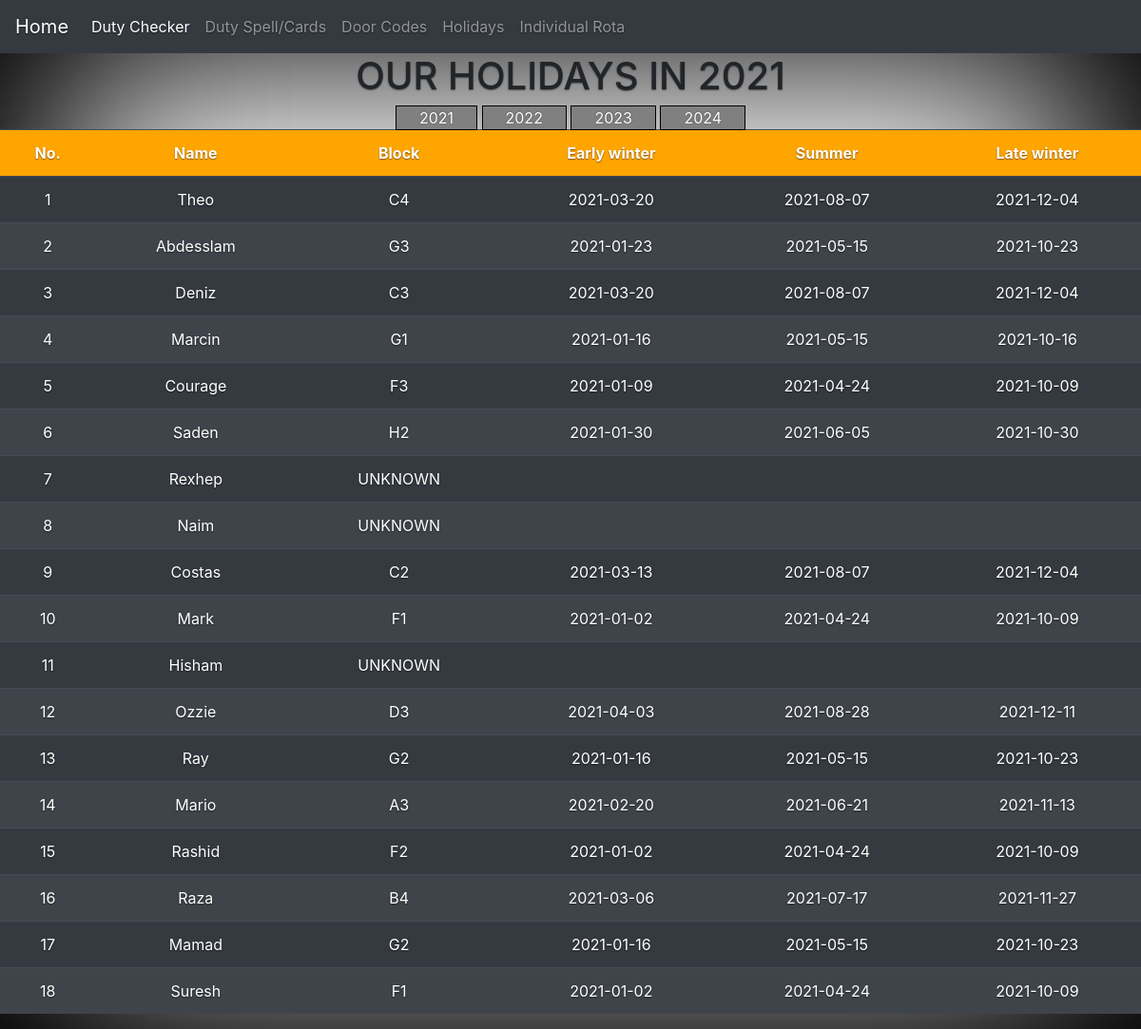
The app's page /holidays/2021 with its own data.
### tables this page shows
CREATE TABLE "drivers" (
	"rota_line"	INTEGER UNIQUE,
	"first"	TEXT,
	"last"	TEXT,
	"hol_block"	TEXT,
	PRIMARY KEY("rota_line"),
	FOREIGN KEY("hol_block") REFERENCES "early_winter"("block")
);

CREATE TABLE "early_winter" (
	"block"	TEXT,
	"2021"	NUMERIC,
	"2022"	NUMERIC,
	"2023"	NUMERIC,
	"2024"	NUMERIC,
	"summer_id"	TEXT,
	FOREIGN KEY("block") REFERENCES "late_winter"("block"),
	FOREIGN KEY("summer_id") REFERENCES "summer"("block"),
	PRIMARY KEY("block")
);

### flask_app.py (the view)
@app.route("/holidays/<year>")
def holidays(year):
    if year not in ('2021', '2022', '2023', '2024'):
        year = '2021'
    year = str(year)
    early = f"e.'{year}'"
    summer = f"s.'{year}'"
    late = f"l.'{year}'"
    c.execute(f'''SELECT d.rota_line, d.first, e.block, {early}, {summer}, {late}
    			 FROM early_winter AS e INNER JOIN summer AS s ON s.block = e.summer_id
    			 INNER JOIN late_winter AS l ON l.block = e.block
                 JOIN drivers AS d ON d.hol_block = e.block
    			 ORDER BY d.rota_line''')
    datas = c.fetchall()
    return render_template("holidays.html", datas=datas, year=year)

### templates/holidays.html
{% extends "layout.html" %}
{% block content %}
<div class="subpage">
 <h1>OUR HOLIDAYS IN {{ year }}</h1>
    <span>
        <a href="/holidays/2021">2021</a>
        <a href="/holidays/2022">2022</a>
        <a href="/holidays/2023">2023</a>
        <a href="/holidays/2024">2024</a>
    </span>
    <div class="table-responsive">
    <table class="table table-striped table-dark">
        <tr id="code-hol-head">
            <th>No.</th>
            <th>Name</th>
            <th>Block</th>
            <th>Early winter</th>
            <th>Summer</th>
            <th>Late winter</th>
        </tr>
        {% for i in range(0, 18)%}
        <tr>
            <td>{{ datas[i][0] }}</td>
            <td>{{ datas[i][1] }}</td>
            <td>{{ datas[i][2] }}</td>
            <td>{{ datas[i][3] }}</td>
            <td>{{ datas[i][4] }}</td>
            <td>{{ datas[i][5] }}</td>
        </tr>
        {% endfor %}
    </table>
    </div>
</div>
{% endblock content %}

### templates/layout.html (shortened to what this page needs)
<!doctype html>
<html lang="en">
  <head>
    <link rel="stylesheet" href="{{ url_for('static', filename='css/style.css') }}">
    <link rel="stylesheet" href="https://stackpath.bootstrapcdn.com/bootstrap/4.5.0/css/bootstrap.min.css"
>
  </head>
    <body class="main.layout">
        <nav class="navbar navbar-expand-lg navbar-dark bg-dark">
           <a class="navbar-brand" href="{{url_for('home')}}">Home</a>
  <div class="collapse navbar-collapse" id="navbarNav">
    <ul class="navbar-nav">
      <li class="nav-item active">
        <a class="nav-link" href="{{url_for('checker')}}">Duty Checker<span class="sr-only">(current)</span></a>
      </li>
      <li class="nav-item">
        <a class="nav-link" href="{{url_for('duties')}}">Duty Spell/Cards</a>
      </li>
      <li class="nav-item">
        <a class="nav-link" href="{{url_for('doorcodes')}}">Door Codes</a>
      <li class="nav-item">
        <a class="nav-link" href="{{url_for('holidays', year='2021')}}">Holidays</a>
      </li>
      <li class="nav-item">
        <a class="nav-link" href="{{url_for('individual')}}">Individual Rota</a>
      </li>
    </ul>
  </div>
</nav>
        {% block content %}{% endblock %}
  </body>
</html>

### static/css/style.css (style rules this page uses)
html, body { text-align: center; text-shadow: 0 .05rem .1rem rgba(0, 0, 0, .5); box-shadow: inset 0 0 20rem rgba(0, 0, 0, 1); }
.subpage { text-align: center; }
div.subpage a { background-color: grey; color: white; padding: .1em 1.5em; text-decoration: none; border: .05rem solid black; }
#code-hol-head { background-color: orange; }

### records on screen
drivers: rota_line "1", first "Theo"
early_winter: block "C4"
drivers: rota_line "2", first "Abdesslam"
early_winter: block "G3"
drivers: rota_line "3", first "Deniz"
early_winter: block "C3"
drivers: rota_line "4", first "Marcin"
early_winter: block "G1"
drivers: rota_line "5", first "Courage"
early_winter: block "F3"
drivers: rota_line "6", first "Saden"
early_winter: block "H2"
drivers: rota_line "7", first "Rexhep"
early_winter: block "UNKNOWN" "UNKNOWN" "UNKNOWN"
drivers: rota_line "8", first "Naim"
drivers: rota_line "9", first "Costas"
early_winter: block "C2"
drivers: rota_line "10", first "Mark"
early_winter: block "F1" "F1"
drivers: rota_line "11", first "Hisham"
drivers: rota_line "12", first "Ozzie"
early_winter: block "D3"
drivers: rota_line "13", first "Ray"
early_winter: block "G2" "G2"
drivers: rota_line "14", first "Mario"
early_winter: block "A3"
drivers: rota_line "15", first "Rashid"
early_winter: block "F2"
drivers: rota_line "16", first "Raza"
early_winter: block "B4"
drivers: rota_line "17", first "Mamad"
drivers: rota_line "18", first "Suresh"

### other values on screen
{{ year }} "2021"
{{ datas[i][3] }} "2021-03-20" "2021-01-23" "2021-03-20" "2021-01-16" "2021-01-09" "2021-01-30" "2021-03-13" "2021-01-02" "2021-04-03" "2021-01-16" "2021-02-20" "2021-01-02" "2021-03-06" "2021-01-16" "2021-01-02"
{{ datas[i][4] }} "2021-08-07" "2021-05-15" "2021-08-07" "2021-05-15" "2021-04-24" "2021-06-05" "2021-08-07" "2021-04-24" "2021-08-28" "2021-05-15" "2021-06-21" "2021-04-24" "2021-07-17" "2021-05-15" "2021-04-24"
{{ datas[i][5] }} "2021-12-04" "2021-10-23" "2021-12-04" "2021-10-16" "2021-10-09" "2021-10-30" "2021-12-04" "2021-10-09" "2021-12-11" "2021-10-23" "2021-11-13" "2021-10-09" "2021-11-27" "2021-10-23" "2021-10-09"
